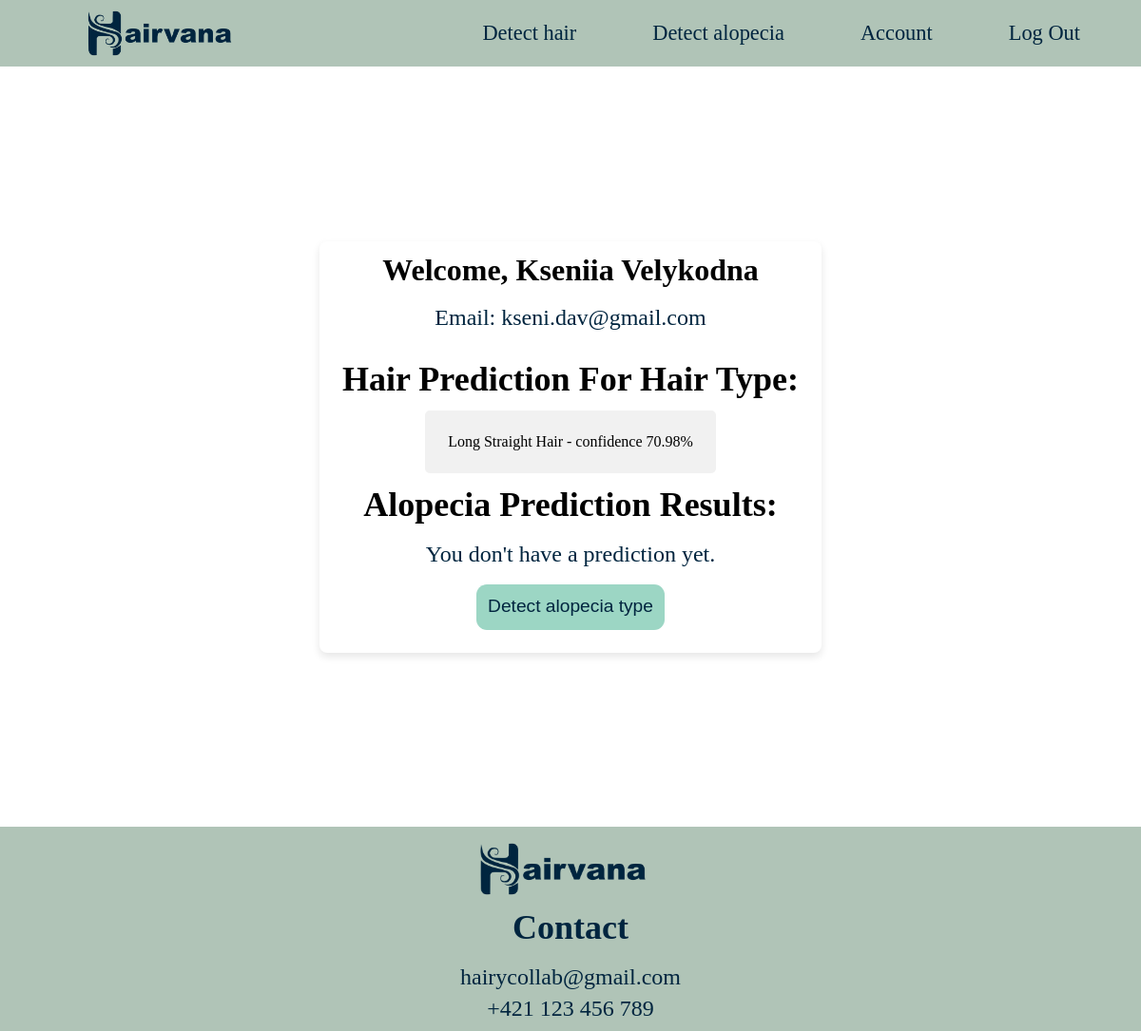
Page /account_page (signed in) on the earlier database version.
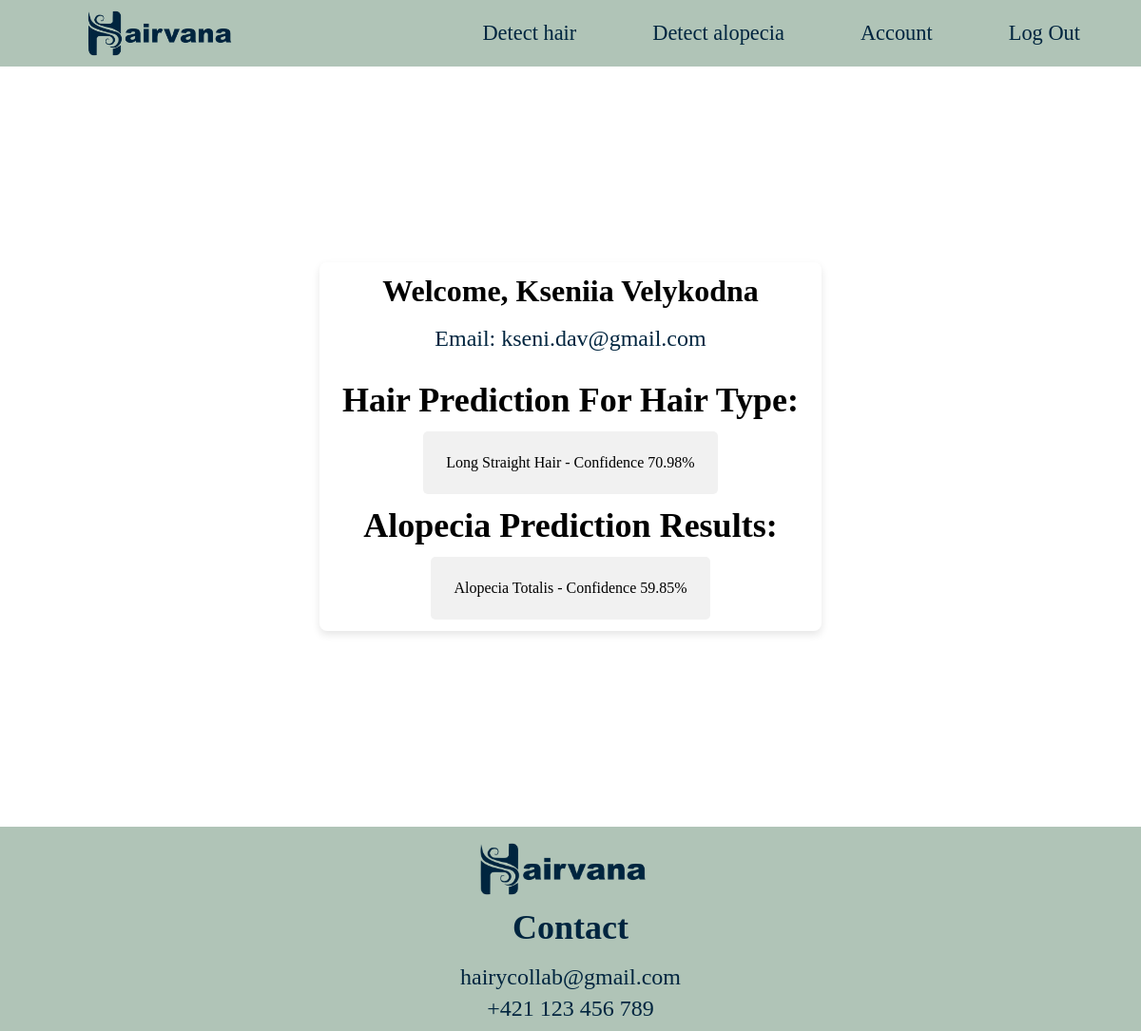
Same page on the later database version.
### app.py (models this page shows, shortened)
class User(db.Model):
    id = db.Column(db.Integer, primary_key=True)
    name = db.Column(db.String(100), nullable=False)
    email = db.Column(db.String(120), unique=True, nullable=False)
    password = db.Column(db.String(200), nullable=False)
    hair_type = db.Column(db.String(500), nullable=True, default=None)
    alopecia_type = db.Column(db.String(500), nullable=True, default=None)

### app.py (the view)
@app.route('/account_page')
def profile():
    if 'user_id' not in session:
        return render_template('sign_in.html')  # Redirect to sign-in if not authenticated
    user_id = session.get('user_id')
    user = User.query.get(user_id) if user_id else None
    return render_template('account_page.html', user=user, is_authenticated=True)

### templates/account_page.html (shortened to what this page needs)
{% extends "skelet.html" %}
{% block css %}
<link
  rel="stylesheet"
  href="{{ url_for('static', filename='css/account.css') }}"
/>
{% endblock %}
{% block content %}
<div class="wrapper">
  <div class="container">
    <h1>Welcome, {{ user.name }}</h1>
    <p id ='email'>Email: {{ user.email }}</p>
    {% if user.hair_type %}
    <h2>Hair Prediction For Hair Type:</h2>
    <div class="result">{{ user.hair_type.strip("[]'") }}</div>
    {% else %}
    <p id="pred">
      <h2>Hair Prediction For Hair Type:</h2>
      <p>You don't have a prediction yet.</p>
      <a href="/detect_hair" class="redirect-button">Detect hair type</a>
    </p>    {% endif %} {% if user.alopecia_type %}
    <h2>Alopecia Prediction Results:</h2>
    <div class="result">{{ user.alopecia_type.strip("[]'") }}</div>
    {% else %}
    <h2>Alopecia Prediction Results:</h2>
    <p>You don't have a prediction yet.</p>
    <a href="/detect_alopecia" class="redirect-button">Detect alopecia type</a>  </p>      {% endif %}
  </div>
</div>
  {% endblock %}

### templates/skelet.html (shortened to what this page needs)
<!DOCTYPE html>
<html lang="en">
  <head>
    <link
      rel="stylesheet"
      href="{{ url_for('static', filename='css/nav_foot.css') }}"
    />
    {% block css %} {% endblock %}
  </head>
  <body>
    <header>
      <div class="navbar">
        <div class="logo-container">
          <a href="/">
            <img
              src="{{ url_for('static', filename='images/logo_bakalarka_2.png') }}"
              alt="Logo"
              class="logo"
            />
          </a>
        </div>
        <div class="right">
          {% if is_authenticated %}
          <a href="/detect_hair">Detect hair</a>
          <a href="/detect_alopecia">Detect alopecia</a>
          <a href="/account_page">Account</a>
          <a href="/logout">Log Out</a>
          {% else %}
          <a href="/sign_in">Log In</a>
          <a href="/register">Sign Up</a>
          {% endif %}
        </div>
      </div>
    </header>
    <div class="content">{% block content %}{% endblock %}</div>
    <footer>
      <div class="footer">
        <div class="footer_section_1">
          <a href="/">
            <img
              src="{{ url_for('static', filename='images/logo_bakalarka_2.png') }}"
              alt="Logo"
              class="logo"
            />
          </a>
        </div>
        <div class="footer_section_2">
          <h2>Contact</h2>
          <p>hairycollab@gmail.com</p>
          <p>+421 123 456 789</p>
        </div>
      </div>
    </footer>
  </body>
</html>

### static/css/nav_foot.css (style rules this page uses)
img { display: block; margin: 0%; width: 30%; }
.navbar { display: grid; grid-template-columns: 1fr auto; align-items: center; padding: 0rem 4rem; background-color: #b0c4b7; }
.logo-container { justify-self: start; }
.right { justify-self: end; display: flex; gap: 10rem; }
.right a { text-decoration: none; color: #00253f; font-family: "Playfair Display", serif; font-size: large; }
@media (min-width: 1102px) { img { width: 13rem; gap: 2rem; padding-right: 1rem; } }
@media (min-width: 1102px) { .right { gap: 5rem; } }
@media (min-width: 1102px) { .right a { font-size: 1.4rem; } }
.footer_section_1 { display: flex; background-color: #b0c4b7; justify-content: center; align-items: center; }
footer { background: #b0c4b7; color: #00253f; padding: 0.3vw; margin: 0; }
.footer_section_1 img { display: block; width: 20vw; margin-bottom: -1vw; }
.footer_section_2 { display: block; text-align: center; background-color: #b0c4b7; justify-content: center; align-items: center; }
h2 { font-size: 1.5vw; margin: 0.4vw; margin-top: 2vw; }
p { margin: 0.5vw; font-size: 0.5rem; }

### static/css/account.css (style rules this page uses)
html, body { margin: 0; padding: 0; }
.wrapper { display: flex; justify-content: center; align-items: center; height: 100vh; }
.container { background-color: rgb(255, 255, 255); border-radius: 8px; box-shadow: 0 4px 8px rgba(0, 0, 0, 0.1); display: flex; flex-direction: column; justify-content: center; align-items: center; margin: 4vw; padding: 1vw; }
.result { background-color: #f1f1f1; border-radius: 5px; width: fit-content; padding: 2vw; }
#email { font-size: 2vw; padding: 1vw; }
h1 { padding: 0%; margin: 0%; }
h2 { font-size: 3vw; padding: 1vw; margin: 0%; }
p { font-size: 2vw; color: #00253f; }

Differences in the rows shown:
changed User "Kseniia Velykodna": hair_type.strip "Long Straight Hair - confidence 70.98%" → "Long Straight Hair - Confidence 70.98%"; alopecia_type.strip (not shown) → "Alopecia Totalis - Confidence 59.85%"
Other differences:
text no longer shown: "You don't have a prediction yet. Detect alopecia type"
